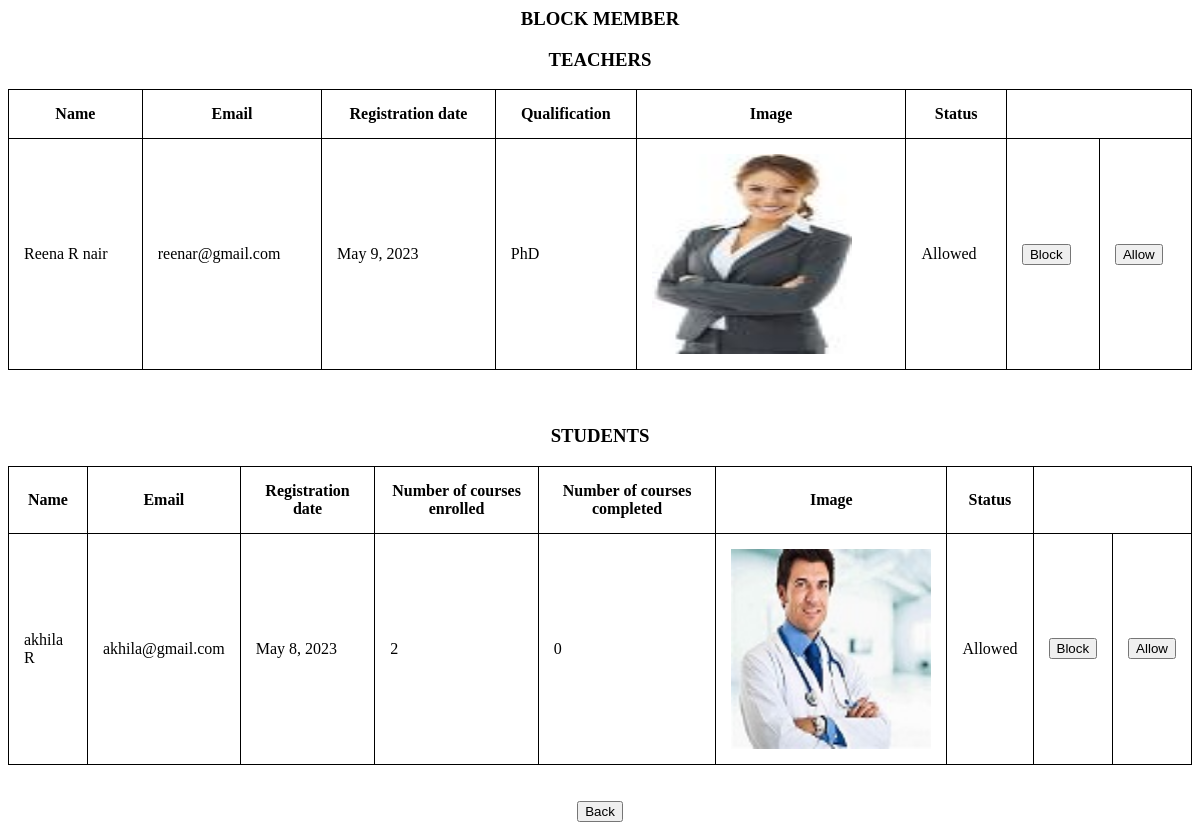
Page /block on the committed database.
### learn/models.py (models this page shows)
class Registration(models.Model):
    First_name = models.CharField(max_length=200, null=True)
    Last_name = models.CharField(max_length=200, null=True)
    Email = models.EmailField(max_length=200, null=True)
    Password = models.CharField(max_length=200, null=True)
    Registration_date = models.DateField(auto_now_add=True, null=True)
    Num_of_courses_enrolled = models.IntegerField(default=0, null=True)
    Num_of_courses_completed = models.IntegerField(default=0, null=True)
    Qualification = models.TextField(null=True)
    Introduction_brief = models.TextField(null=True)
    Image = models.ImageField(upload_to='media', null=True)
    Num_of_enrolled_students = models.IntegerField(null=True)
    Average_review_rating = models.IntegerField(null=True)
    Num_of_reviews = models.IntegerField(null=True)
    About_website = models.TextField(null=True)
    User_role = models.CharField(max_length=200, null=True)
    user = models.OneToOneField(User,on_delete = models.CASCADE, null = True)

### learn/views.py (the view)
# urls.py: path('block',learn.views.block,name='block'),
def block(request):
    t_reg = Registration.objects.filter(Q(User_role="teacher") | Q(User_role="teacher_blocked"))
    s_reg = Registration.objects.filter(Q(User_role="student") | Q(User_role="student_blocked"))
    return render(request,'block.html',{'t_reg':t_reg,'s_reg':s_reg})

### Templates/block.html (shortened to what this page needs)
{% load static %}
<html lang="en">
<head>
   <link rel="stylesheet" type="text/css" href="{% static 'trt.css' %}">
</head>
<body class= "pic" background="{% static 'trt.jpg' %}" >
<h3 align="center">BLOCK MEMBER</h3>
<h3 align="center">TEACHERS</h3>
<table  style="width:100%">
   <tr>
      <th>
         Name
      </th>
      <th>
         Email
      </th>
      <th>
         Registration date
      </th>
      <th>
         Qualification
      </th>
      <th>
         Image
      </th>
        <th>
            Status
        </th>
   </tr>
   {% for i in t_reg %}
   <tr>
      <td>
         {{i.First_name}} {{i.Last_name}}
      </td>
      <td>
         {{i.Email}}
      </td>
      <td>
         {{i.Registration_date}}
      </td>
      <td>
         {{i.Qualification}}
      </td>
      <td>
         <img src="/media/{{i.Image}}" alt="No image" height="200px" width="200px">
      </td>
        <td>
                {% if i.User_role != 'teacher_blocked' %}
                    Allowed
                {% endif %}
      </td>
      <td>
         <button type="submit" onclick="location.href='{% url 'blocks' i.id %}'" name='blo'>Block</button>
      </td>
      <td>
         <button type="submit" onclick="location.href='{% url 'allows' i.id %}'" name='all'>Allow</button>
      </td>
   </tr>
   {% endfor %}
</table><br><br>
<h3 align="center">STUDENTS</h3>
<table  style="width:100%">
   <tr>
      <th>
         Name
      </th>
      <th>
         Email
      </th>
      <th>
         Registration date
      </th>
      <th>
         Number of courses enrolled
      </th>
      <th>
         Number of courses completed
      </th>
      <th>
         Image
      </th>
       <th>
            Status
        </th>
   </tr>
   {% for i in s_reg %}
   <tr>
      <td>
         {{i.First_name}} {{i.Last_name}}
      </td>
      <td>
         {{i.Email}}
      </td>
      <td>
         {{i.Registration_date}}
      </td>
      <td>
         {{i.Num_of_courses_enrolled}}
      </td>
      <td>
         {{i.Num_of_courses_completed}}
      </td>
      <td>
         <img src="/media/{{i.Image}}" alt="No image" height="200px" width="200px">
      </td>
         <td>
            {% if i.User_role != 'student_blocked' %}
                    Allowed
             {% endif %}
      </td>
      <td>
         <button type="submit" onclick="location.href='{% url 'blocks1' i.id %}'" name='blo'>Block</button>
      </td>
      <td>
         <button type="submit" onclick="location.href='{% url 'allows1' i.id %}'" name='all'>Allow</button>
      </td>
   </tr>
   {% endfor %}
</table><br><br>
<div align="center">
   <button type="submit" onclick="location.href='{% url 'admin_home' %}'" name='mybtn2'>Back</button>
</div>
</body>
</html>

### static/trt.css (style rules this page uses)
* { box-sizing: border-box }
.pic { background-repeat: no-repeat; background-attachment: fixed; background-size: cover; background-size: 100%; }

### Templates/block.html (style rules this page uses)
table, th, td { border: 1px solid black; border-collapse: collapse; }
th, td { padding: 15px; }

### rows in the picture
Registration: First_name "Reena", Last_name "R nair", Email "reenar@gmail.com", Registration_date "May 9, 2023", Qualification "PhD", Image (picture), User_role "Allowed"
Registration: First_name "akhila", Last_name "R", Email "akhila@gmail.com", Registration_date "May 8, 2023", Num_of_courses_enrolled "2", Num_of_courses_completed "0", Image (picture), User_role "Allowed"
